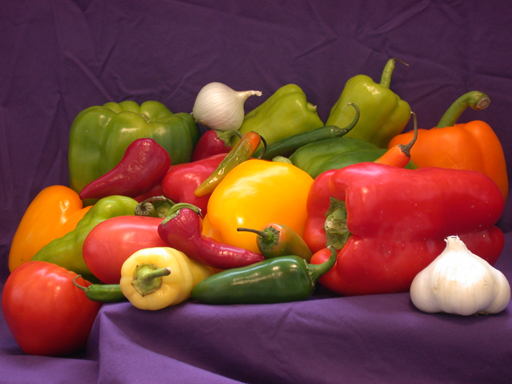
#> input picture Matlab/peppers.png, 512 x 384 px, found by its file name
$ jupyter execute --allow-errors DIP.ipynb
#> lines starting #> are read from the running program, lines starting #| are printed output that depends on the picture; after the words box and inside, x2 and y2 are one past the last pixel; in counts of white or black regions, pixels touching at a corner belong together
<a href="https://colab.research.google.com/github/afraj18/DigitalImageProcessingPracticals/blob/main/DIP.ipynb" target="_parent"></a>

[cell 1]
from matplotlib.image import imread
import cv2
from google.colab.patches import cv2_imshow
import matplotlib.pyplot as plt

[cell 2]
AZpeppers = cv2.imread('/content/sample_data/peppers.png')
#> AZpeppers is the input picture: shape (384, 512, 3); mean B, G, R 57.6, 66.4, 120.8
coins = cv2.imread('/content/sample_data/coins.png')
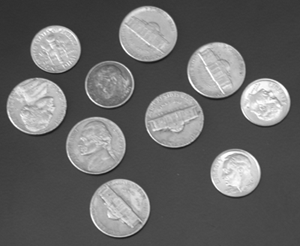
#> input picture Matlab/coins.png, 300 x 246 px, found by its file name
#> coins is the input picture: shape (246, 300, 3); min 23, max 255, mean 103

#> (a cell that did not finish here is left out)

[cell 4]
cv2_imshow(coins)
plt.title("Coins")
plt.imshow(coins)

#> (a cell that did not finish here is left out)

[cell 6]
[r,c,d] = coins.shape
#> r = 246; c = 300; d = 3
print("Resolution of peppers image : "+str(r)+"x"+str(c))
#| Resolution of peppers image : 246x300

#> (a cell that did not finish here is left out)

[cell 8]
[r,c,d] = coins.shape
print("Number of pixels in Coins image : "+str(r*c))
#| Number of pixels in Coins image : 73800

[cell 9]
plt.title("Coins")
plt.imshow(coins)

[cell 10]
cv2_imshow(coins[1:100,1:50,:])
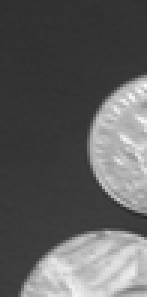
#> shown: shape (99, 49, 3) (shown 3 times larger); min 41, max 251, mean 94.1

[cell 11]
plt.title("Pepper")
#> (the rest of this cell did not finish here and is left out)

#> (a cell that did not finish here is left out)

#> (a cell that did not finish here is left out)

#> (a cell that did not finish here is left out)

[cell 15]
binary_coin = cv2.threshold(coins, 128, 255, cv2.THRESH_BINARY)[1]
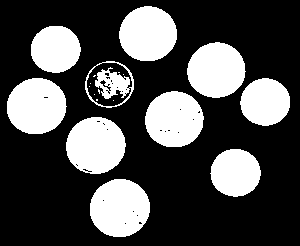
#> binary_coin: shape (246, 300, 3); 30.1% white; 19 white regions (9 under 20 px), largest, box (x1, y1, x2, y2) and area: (90, 179, 150, 237) 2741, (66, 117, 126, 174) 2654, (7, 78, 67, 134) 2642
cv2_imshow(binary_coin)
